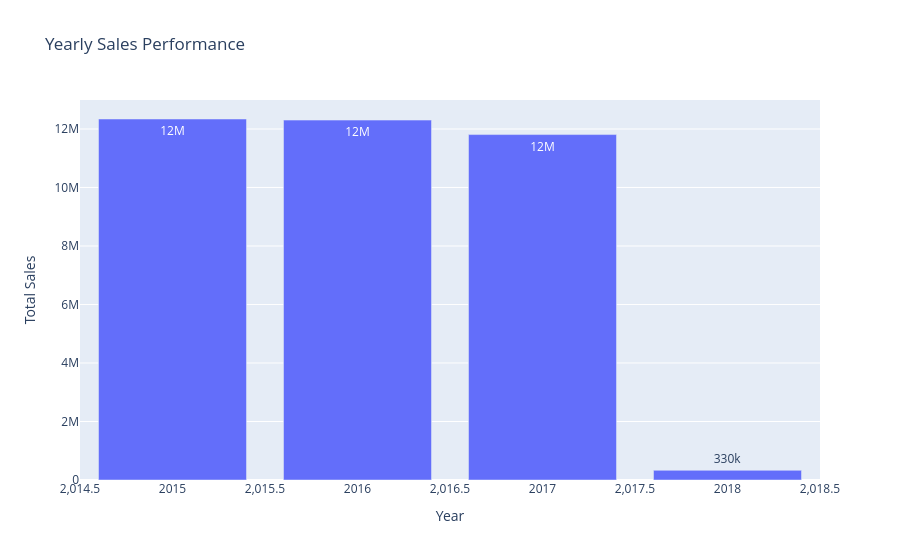

The notebook cell saved with this chart:
### Code cell
fig = px.bar(
    yearly_sales,
    x="Order_Year",
    y="Sales",
    text_auto=".2s",
    title="Yearly Sales Performance"
)

fig.update_layout(
    xaxis_title="Year",
    yaxis_title="Total Sales"
)

fig.show()

### Figure 1 — Plotly figure (JSON) as saved in the notebook; plotly's stock layout.template omitted (floating-point values rounded to 4 significant figures)
{"data": [{"hovertemplate": "Order_Year=%{x}<br>Sales=%{y}<extra></extra>", "legendgroup": "", "marker": {"color": "#636efa", "pattern": {"shape": ""}}, "name": "", "orientation": "v", "showlegend": false, "textposition": "auto", "texttemplate": "%{y:.2s}", "type": "bar", "x": [2015, 2016, 2017, 2018], "xaxis": "x", "y": [12340000.0, 12300000.0, 11810000.0, 331700.0], "yaxis": "y"}], "layout": {"barmode": "relative", "legend": {"tracegroupgap": 0}, "title": {"text": "Yearly Sales Performance"}, "xaxis": {"anchor": "y", "domain": [0, 1], "title": {"text": "Year"}}, "yaxis": {"anchor": "x", "domain": [0, 1], "title": {"text": "Total Sales"}}}}
